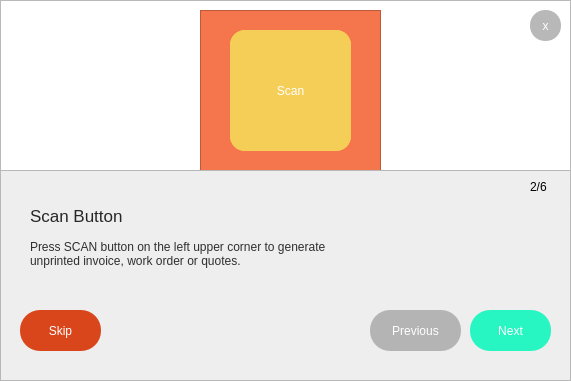
<?xml version="1.0" encoding="UTF-8"?>
<ui version="4.0">
 <class>Form</class>
 <widget class="QWidget" name="Form">
  <property name="geometry">
   <rect>
    <x>0</x>
    <y>0</y>
    <width>571</width>
    <height>381</height>
   </rect>
  </property>
  <property name="windowTitle">
   <string>Form</string>
  </property>
  <property name="styleSheet">
   <string notr="true">QWidget{
background-color: rgb(255, 255, 255);
}</string>
  </property>
  <widget class="QFrame" name="frame_5">
   <property name="geometry">
    <rect>
     <x>0</x>
     <y>170</y>
     <width>571</width>
     <height>211</height>
    </rect>
   </property>
   <property name="styleSheet">
    <string notr="true">QFrame{
background-color: rgb(238, 238, 238);
border-bottom-width: 1;
border-left-width: 1;
border-right-width: 1;
border-bottom-style: solid;
border-left-style: solid;
border-right-style: solid;
border-color: rgb(185, 185, 185);
}</string>
   </property>
   <property name="frameShape">
    <enum>QFrame::StyledPanel</enum>
   </property>
   <property name="frameShadow">
    <enum>QFrame::Raised</enum>
   </property>
   <widget class="QLabel" name="label_12">
    <property name="geometry">
     <rect>
      <x>30</x>
      <y>20</y>
      <width>171</width>
      <height>51</height>
     </rect>
    </property>
    <property name="font">
     <font>
      <family>Nirmala UI</family>
      <pointsize>13</pointsize>
      <weight>9</weight>
      <italic>false</italic>
      <bold>false</bold>
     </font>
    </property>
    <property name="styleSheet">
     <string notr="true">QLabel{
	border-left-color: rgb(238, 238, 238);
	
	border-right-color: rgb(238, 238, 238);
	border-bottom-color: rgb(238, 238, 238);
	font: 75 13pt &quot;Nirmala UI&quot;;
	color: rgb(39, 39, 39);
}</string>
    </property>
    <property name="text">
     <string>Scan Button</string>
    </property>
    <property name="alignment">
     <set>Qt::AlignLeading|Qt::AlignLeft|Qt::AlignVCenter</set>
    </property>
   </widget>
   <widget class="QLabel" name="label_13">
    <property name="geometry">
     <rect>
      <x>30</x>
      <y>70</y>
      <width>531</width>
      <height>91</height>
     </rect>
    </property>
    <property name="layoutDirection">
     <enum>Qt::LeftToRight</enum>
    </property>
    <property name="styleSheet">
     <string notr="true">QLabel{
	border-left-color: rgb(238, 238, 238);
	
	border-right-color: rgb(238, 238, 238);
	border-bottom-color: rgb(238, 238, 238);
	
	font: 25 11pt &quot;Microsoft YaHei Light&quot;;
	
	color: rgb(47, 47, 47);
}</string>
    </property>
    <property name="text">
     <string>Press SCAN button on the left upper corner to generate
unprinted invoice, work order or quotes.</string>
    </property>
    <property name="alignment">
     <set>Qt::AlignLeading|Qt::AlignLeft|Qt::AlignTop</set>
    </property>
   </widget>
   <widget class="QLabel" name="label_14">
    <property name="geometry">
     <rect>
      <x>530</x>
      <y>10</y>
      <width>41</width>
      <height>31</height>
     </rect>
    </property>
    <property name="layoutDirection">
     <enum>Qt::LeftToRight</enum>
    </property>
    <property name="styleSheet">
     <string notr="true">QLabel{
	
	border-left-color: rgb(238, 238, 238);
	
	border-bottom-color: rgb(238, 238, 238);
	
	font: 25 11pt &quot;Microsoft YaHei Light&quot;;
	
	
	color: rgb(0, 0, 0);
}</string>
    </property>
    <property name="text">
     <string>2/6</string>
    </property>
    <property name="alignment">
     <set>Qt::AlignLeading|Qt::AlignLeft|Qt::AlignTop</set>
    </property>
   </widget>
   <widget class="QPushButton" name="btn_next">
    <property name="geometry">
     <rect>
      <x>470</x>
      <y>140</y>
      <width>81</width>
      <height>41</height>
     </rect>
    </property>
    <property name="styleSheet">
     <string notr="true">QPushButton{
background-color: #27F5C2;
	color: rgb(255, 255, 255);
	
	font: 63 10pt &quot;Segoe UI Semibold&quot;;
border-radius: 20px;
}</string>
    </property>
    <property name="text">
     <string>Next</string>
    </property>
   </widget>
   <widget class="QPushButton" name="btn_skip">
    <property name="geometry">
     <rect>
      <x>20</x>
      <y>140</y>
      <width>81</width>
      <height>41</height>
     </rect>
    </property>
    <property name="styleSheet">
     <string notr="true">QPushButton{
background-color: #DA461B;
	color: rgb(255, 255, 255);
	
	font: 63 10pt &quot;Segoe UI Semibold&quot;;
border-radius: 20px;
}</string>
    </property>
    <property name="text">
     <string>Skip</string>
    </property>
   </widget>
   <widget class="QPushButton" name="btn_back">
    <property name="geometry">
     <rect>
      <x>370</x>
      <y>140</y>
      <width>91</width>
      <height>41</height>
     </rect>
    </property>
    <property name="styleSheet">
     <string notr="true">QPushButton{
background-color: rgb(180, 180, 180);
	color: rgb(255, 255, 255);
	
	font: 63 10pt &quot;Segoe UI Semibold&quot;;
border-radius: 20px;
}</string>
    </property>
    <property name="text">
     <string>Previous</string>
    </property>
   </widget>
  </widget>
  <widget class="QFrame" name="frame">
   <property name="geometry">
    <rect>
     <x>230</x>
     <y>30</y>
     <width>121</width>
     <height>121</height>
    </rect>
   </property>
   <property name="styleSheet">
    <string notr="true">QFrame{
background-color: #F5CE58;

border-radius: 15px;

}</string>
   </property>
   <property name="frameShape">
    <enum>QFrame::StyledPanel</enum>
   </property>
   <property name="frameShadow">
    <enum>QFrame::Raised</enum>
   </property>
   <widget class="QLabel" name="label">
    <property name="geometry">
     <rect>
      <x>0</x>
      <y>0</y>
      <width>121</width>
      <height>121</height>
     </rect>
    </property>
    <property name="styleSheet">
     <string notr="true">QLabel{

	color: rgb(255, 255, 255);
	font: 63 15pt &quot;Segoe UI Semibold&quot;;



}</string>
    </property>
    <property name="text">
     <string>Scan</string>
    </property>
    <property name="alignment">
     <set>Qt::AlignCenter</set>
    </property>
   </widget>
  </widget>
  <widget class="QPushButton" name="btn_close">
   <property name="geometry">
    <rect>
     <x>530</x>
     <y>10</y>
     <width>31</width>
     <height>31</height>
    </rect>
   </property>
   <property name="styleSheet">
    <string notr="true">QPushButton{
background-color: rgb(184, 184, 184);
	
	color: rgb(255, 255, 255);
	
	
	font: 87 11pt &quot;Arial Black&quot;;
border-radius: 15px;

}</string>
   </property>
   <property name="text">
    <string>x</string>
   </property>
  </widget>
  <widget class="QFrame" name="frame_3">
   <property name="geometry">
    <rect>
     <x>200</x>
     <y>10</y>
     <width>181</width>
     <height>161</height>
    </rect>
   </property>
   <property name="styleSheet">
    <string notr="true">QFrame{
background-color: #F5754C;
}</string>
   </property>
   <property name="frameShape">
    <enum>QFrame::StyledPanel</enum>
   </property>
   <property name="frameShadow">
    <enum>QFrame::Raised</enum>
   </property>
  </widget>
  <widget class="QFrame" name="frame_2">
   <property name="geometry">
    <rect>
     <x>0</x>
     <y>0</y>
     <width>571</width>
     <height>171</height>
    </rect>
   </property>
   <property name="styleSheet">
    <string notr="true">QFrame{
border-width: 1;
border-style: solid;
border-color: rgb(185, 185, 185);
}</string>
   </property>
   <property name="frameShape">
    <enum>QFrame::StyledPanel</enum>
   </property>
   <property name="frameShadow">
    <enum>QFrame::Raised</enum>
   </property>
  </widget>
  <zorder>frame_2</zorder>
  <zorder>frame_3</zorder>
  <zorder>frame_5</zorder>
  <zorder>frame</zorder>
  <zorder>btn_close</zorder>
 </widget>
 <resources/>
 <connections/>
</ui>
